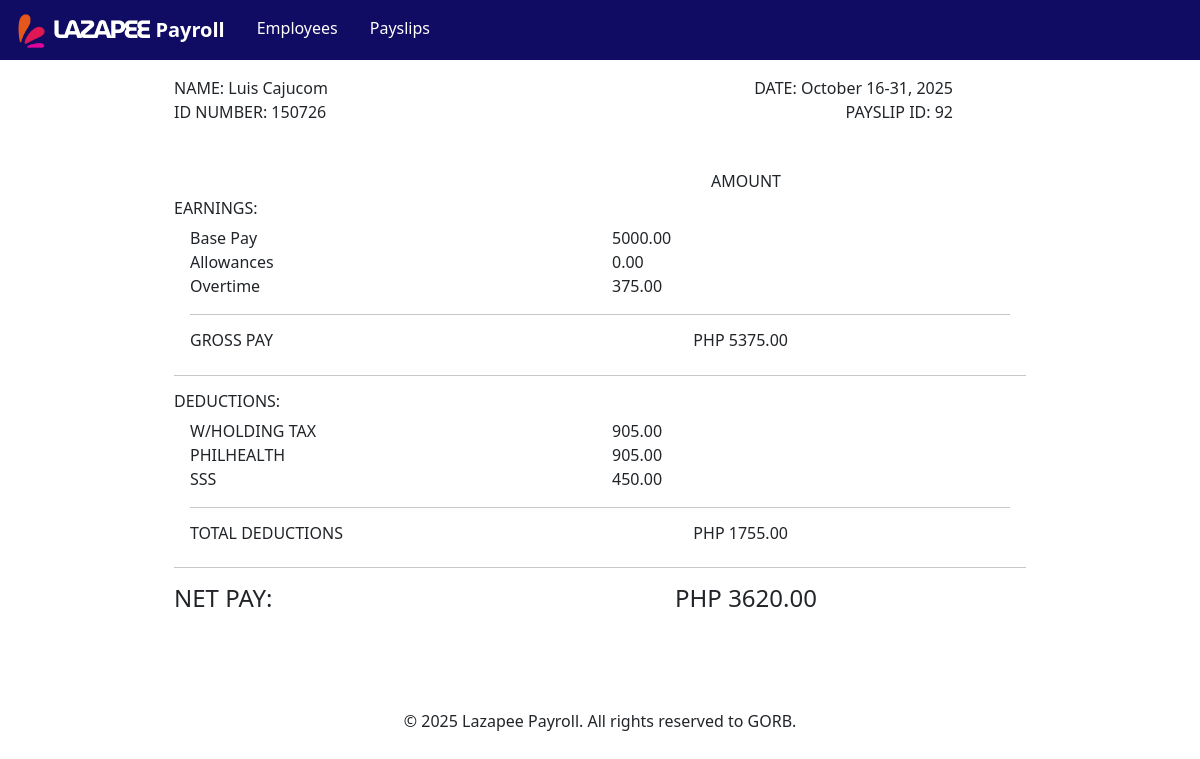
The page /payslips/92 on the database its author committed.
### payroll_app/models.py (models this page shows, shortened)
class Payslip(models.Model):
    id_number = models.ForeignKey(Employee, on_delete=models.CASCADE)
    employee_name = models.CharField(max_length = 300) ##ADDITIONAL FIELD (Why? So the name of employee at the time of generation is hard-coded in each payslip.)
    month = models.CharField(max_length = 300)
    month_integer_reference = models.IntegerField() ##ADDITIONAL FIELD (Why? So we are able to sort the payslips in manner of time. E.g. Jan = 1, Feb = 2, ...)
    date_range = models.CharField(max_length = 300)
    year = models.CharField(max_length = 300)
    pay_cycle = models.IntegerField()
    rate = models.FloatField()
    earnings_allowance = models.FloatField()
    deductions_tax = models.FloatField()
    deductions_health = models.FloatField()
    pag_ibig = models.FloatField()
    sss = models.FloatField()
    overtime = models.FloatField()
    total_pay = models.FloatField()
    def getIDNumber(self):
        return self.id_number.getID()
    def getMonth(self):
        return self.month
    def getDate_range(self):
        return self.date_range
    def getYear(self):
        return self.year
    def getPay_cycle(self):
        return self.pay_cycle
    def getDeductions_tax(self):
        return self.deductions_tax
    def getDeductions_health(self):
        return self.deductions_health
    def getPag_ibig(self):
        return self.pag_ibig
    def getSSS(self):
        return self.sss
    def getOvertime(self):
        return self.overtime
    def getTotal_pay(self):
        return self.total_pay

class Employee(models.Model):
    name = models.CharField(max_length = 300)
    id_number = models.CharField(max_length = 300, unique = True)
    rate = models.FloatField()
    overtime_pay = models.FloatField(null=True)
    allowance = models.FloatField(null=True)
    def getID(self):
        return self.id_number
    def getRate(self):
        return self.rate
    def getAllowance(self):
        return self.allowance

### payroll_app/views.py (the view)
# urls.py: path('payslips/<int:pk>', views.view_payslip,  name='view_payslip'),
def view_payslip(request, pk):
    global history
    global account
    payslip = get_object_or_404(Payslip, pk=pk)
    base = payslip.id_number.getRate() / 2
    gross_pay = base + payslip.id_number.getAllowance() + payslip.getOvertime()
    total_deductions = payslip.getDeductions_tax() + payslip.getDeductions_health() + payslip.getSSS() + payslip.getPag_ibig()
    return render(request, 'payroll_app/view_payslip.html', {'payslip':payslip, 'base':base, 'gross':gross_pay, 'deduction':total_deductions, 'history':history, 'account':account})

### payroll_app/templates/payroll_app/view_payslip.html (shortened to what this page needs)
{% load static %}
{% load humanize %}
<html>
    <head>
        <link rel="stylesheet" href="{% static '/bootstrap/css/bootstrap.min.css' %}">
        <link rel="stylesheet" href="{% static '/bootstrap/css/custom.css' %}">
    </head>
    <body style="background-color: white;">
        <nav class="navbar navbar-dark bg-custom mb-3 sticky-top" style="background-color: #100c64;">
            <div class="container-fluid justify-content-start">
                <div style="z-index: 3; margin-top: 3px;">
                    <a class="navbar-brand mb-0" href="{% url 'employees' %}" style="font-family: 'Segoe UI', Tahoma, Geneva, Verdana, sans-serif; font-weight: 600;">
                        <img src="{% static '/images/Lazapee_logo.png' %}" style="max-width: 40px; max-height: fit-content">
                        <img src="{% static '/images/Lazapee_name.png' %}" style="max-height: 25px; margin-left: -5px; margin-right: -2px; margin-top: -5px;">
                        Payroll
                    </a>
                </div>
                <div>
                    <ul class="nav mb-1">
                        <li class="nav-item">
                            <a class="nav-link text-white" href="{% url 'employees' %}" style="font-weight: 200;">Employees</a>
                        </li>
                        <li class="nav-item">
                            <a class="nav-link text-white" href="{% url 'payslips' %}" style="font-weight: 200;">Payslips</a>
                        </li>
                    </ul>
                </div>
            </div>
        </nav>
        <div class="container" style="max-width: 75%;">
            <div class="container">
                <div class="row">
                    <div class="col-6">
                        NAME: {{ payslip.employee_name }}
                    </div>
                    <div class="col-5 text-end">
                        DATE: {{ payslip.getMonth }} {{payslip.getDate_range}}, {{payslip.getYear}}
                    </div>
                </div>
                <div class="row">
                    <div class="col-6">
                        ID NUMBER: {{ payslip.getIDNumber }}
                    </div>
                    <div class="col-5 text-end">
                        PAYSLIP ID: {{ payslip.pk }}
                    </div>
                </div>
            </div>
            <div class="container mt-5">
                <div class="row">
                    <div class="col-6">
                    </div>
                    <div class="col-4 text-center">
                        <h6> AMOUNT </h6>
                    </div>
                </div>
                <div class="row">
                    <div class="col">
                        <h6> EARNINGS: </h6>
                    </div>
                </div>
                <div class="mx-3">
                    <div class="row">
                        <div class="col-6">
                            Base Pay
                        </div>
                        <div class="col-4">
                            {{ base|floatformat:2|intcomma }}
                        </div>
                    </div>
                    <div class="row">
                        <div class="col-6">
                            Allowances
                        </div>
                        <div class="col-4">
                            {{ payslip.id_number.getAllowance|floatformat:2|intcomma }}
                        </div>
                    </div>
                    <div class="row">
                        <div class="col-6">
                            Overtime
                        </div>
                        <div class="col-4">
                            {{ payslip.getOvertime|floatformat:2|intcomma }}
                        </div>
                    </div>
                    <hr class="my-3">
                    <div class="row">
                        <div class="col-6">
                            <h6> GROSS PAY </h6>
                        </div>
                        <div class="col-4 text-center">
                            <h6> PHP {{ gross|floatformat:2|intcomma }} </h6>
                        </div>
                    </div>
                </div>
                <hr class="my-3">
                <div class="row">
                    <div class="col">
                        <h6> DEDUCTIONS: </h6>
                    </div>
                </div>
                <div class="mx-3">
                    <div class="row">
                        <div class="col-6">
                            W/HOLDING TAX
                        </div>
                        <div class="col-4">
                            {{ payslip.getDeductions_tax|floatformat:2|intcomma }}
                        </div>
                    </div>
                    {% if payslip.getPay_cycle == 2 %}
                        <div class="row">
                            <div class="col-6">
                                PHILHEALTH
                            </div>
                            <div class="col-4">
                                {{ payslip.getDeductions_tax|floatformat:2|intcomma }}
                            </div>
                        </div>
                        <div class="row">
                            <div class="col-6">
                                SSS
                            </div>
                            <div class="col-4">
                                {{ payslip.getSSS|floatformat:2|intcomma }}
                            </div>
                        </div>
                    {% endif %}
                    <hr class="my-3">
                    <div class="row">
                        <div class="col-6">
                            <h6> TOTAL DEDUCTIONS </h6>
                        </div>
                        <div class="col-4 text-center">
                            <h6> PHP {{ deduction|floatformat:2|intcomma }} </h6>
                        </div>
                    </div>
                </div>
                <hr class="my-3">
                <div class="row my-2">
                    <div class="col-6">
                        <h4> NET PAY: </h4>
                    </div>
                    <div class="col-4 text-center">
                        <h4> PHP {{ payslip.getTotal_pay|floatformat:2|intcomma }} </h4>
                    </div>
                </div>
            </div>
        </div>
    </body>
    <br>
    <br>
    <br>
    <footer>
        <nav class="navbar bg-custom justify-content-center">
            <div>&copy; 2025 Lazapee Payroll. All rights reserved to GORB.</div>
        </nav>
    </footer>
</html>

### rows shown on the page
Payslip: employee_name "Luis Cajucom", getMonth "October", getDate_range "16-31", getYear "2025", getIDNumber "150726", pk "92", id_number.getAllowance "0.00", getOvertime "375.00", getDeductions_tax "905.00", getSSS "450.00", getTotal_pay "3620.00"

### other values the page prints
{{ base|floatformat:2|intcomma }} "5000.00"
{{ gross|floatformat:2|intcomma }} "5375.00"
{{ deduction|floatformat:2|intcomma }} "1755.00"
